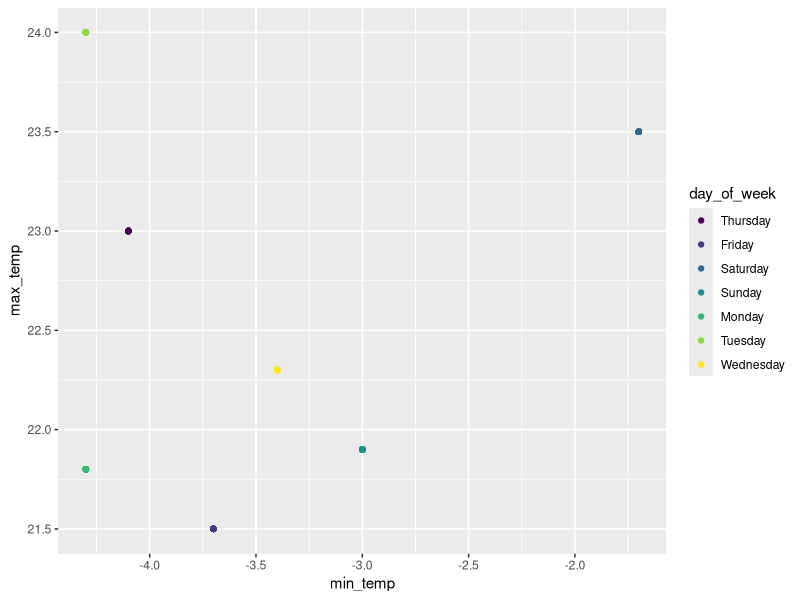
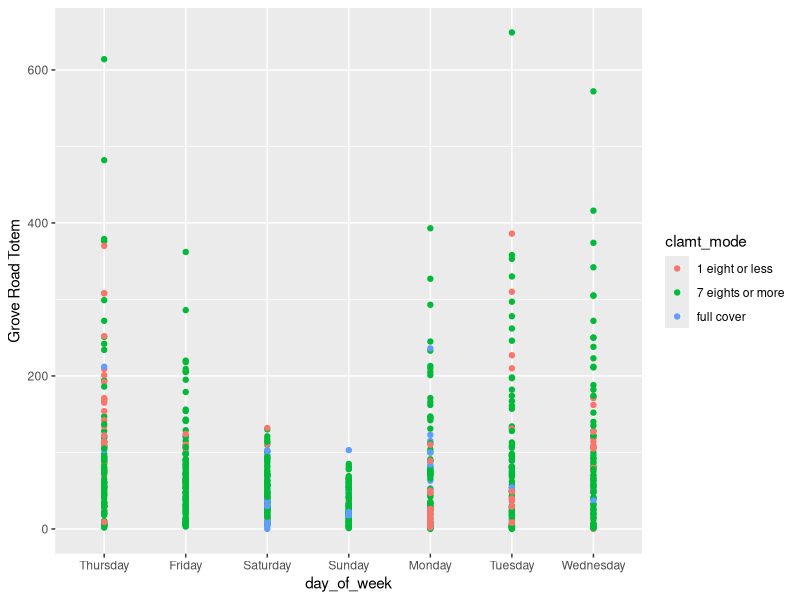
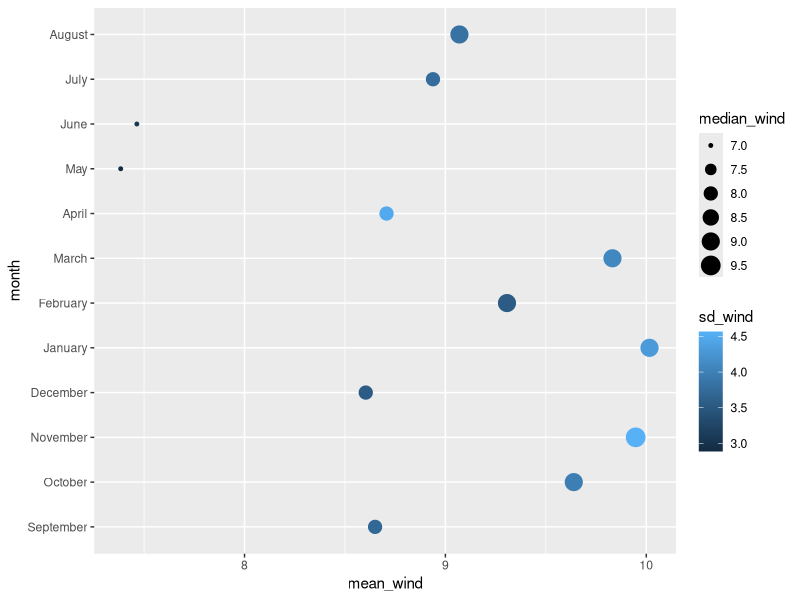

These charts were generated, in order, by the following R code:
## ---- chunk 1
#| code-overflow: wrap
# Load dataset
library(readr)
dublin_bikes <- read_delim("./dublin-bikes-v2.txt", delim = "\t", escape_double = FALSE, col_types = cols(Time = col_character(), `Clontarf - James Larkin Rd` = col_number(), `Clontarf - Pebble Beach Carpark` = col_number(), `Griffith Avenue (Clare Rd Side)` = col_number(), `Griffith Avenue (Lane Side)` = col_number(), `Grove Road Totem` = col_number(), `Richmond Street Cyclists 1` = col_number(), `Richmond Street Cyclists 2` = col_number(), rain = col_number(), temp = col_number(), wdsp = col_number(), clamt = col_number()), trim_ws = TRUE)

# Save as tibble
library(tibble)
db_tib = as_tibble(dublin_bikes)

# Print first 10 rows
head(db_tib, 10)
## ---- chunk 2
# Get dimensions of dublin bikes tibble (8760 rows and 12 columns)
dim(db_tib)
## ---- chunk 3
# Display structure of time column
str(db_tib["Time"])
## ---- chunk 4
# Reformat time variable / column to POSIXct type
tz_chars <- c("T", "Z")
for (ch in tz_chars)
  db_tib["Time"] <- lapply(db_tib["Time"], function(x) gsub(ch, " ", x))
db_tib[['Time']] <- as.POSIXct(db_tib[['Time']], format = "%Y-%m-%d %H:%M:%S")

# Display structure of Dublin bikes tibble
str(db_tib)
## ---- chunk 5
# clamt cloud amount (okta):
# – 0 oktas represents the complete absence of cloud
# – 1 okta represents a cloud amount of 1 eighth or less, but not zero
# – 7 oktas represents a cloud amount of 7 eighths or more, but not full cloud cover
# – 8 oktas represents full cloud cover with no breaks
# – 9 oktas represents sky obscured by fog or other meteorological phenomena

# Convert the variable containing the cloud amount information into an ordered factor
start <- min(db_tib$clamt)
stop <- max(db_tib$clamt)+1
db_tib$clamt <- factor(db_tib$clamt, levels = start:stop, ordered = TRUE)
## ---- chunk 6
# Print the levels and the output of a check to confirm it's ordered. 
print(levels(db_tib$clamt))
print(paste("db_tib$clamt ordered? ", is.ordered(db_tib$clamt)))
## ---- chunk 7
db_tib$Date <- as.Date(db_tib$Time) 
db_tib$Hour <- format(as.POSIXct(db_tib$Time), format = "%H:%M:%S") 
## ---- chunk 8
# Load dplyr 
library(dplyr)

# do count by date 
db_tib %>%
  count(Date)
## ---- chunk 9
# Note: There was an NA value for date with count 1 introduced by v2 file

# Omit rows with NA in any column of data frame
db_tib <- na.omit(db_tib)

# do unique count on Date only column 
# (366 and not 355 because data is inclusive of 31st of August in 2022 and 2023)
length(unique(db_tib$Date))
## ---- chunk 10
# Extract day of week and month columns from Time variable
db_tib$day_of_week <- weekdays(db_tib$Date)
db_tib$month <- months(db_tib$Date)
## ---- chunk 11
# Convert day of week variable to ordered factor
db_tib$day_of_week <- factor(db_tib$day_of_week, levels = unique(weekdays(db_tib$Date)), ordered = TRUE)
print(paste("db_tib$day_of_week ordered? ", is.ordered(db_tib$day_of_week)))
## ---- chunk 12
# Convert month variable to ordered factor
db_tib$month <- factor(db_tib$month, levels = unique(months(db_tib$Date)), ordered = TRUE)
print(paste("db_tib$month? ", is.ordered(db_tib$month)))
## ---- chunk 13
# Check tibble structure and variable types
str(db_tib)
## ---- chunk 14
# Drop Time column 
db_tib <- select(db_tib, -Time)
## ---- chunk 15
# relocate Date, Hour, day_of_week, month to the front of tibble
db_tib <- db_tib %>% 
  relocate(Date, Hour, day_of_week, month)

# Sanity check of tibble head data
head(db_tib)
tail(db_tib)
## ---- chunk 16
# base r aggregate function
df_rain <- aggregate(as.numeric(db_tib$rain), by=list(Category=db_tib$month), FUN=sum)
## ---- chunk 17
# Highest precipitation amount
df_rain[which.max(df_rain$x),]
## ---- chunk 18
# Lowest precipitation amount
df_rain[which.min(df_rain$x),]
## ---- chunk 19
# Via dplyr in one shot
df_rain2 <- db_tib %>%
  group_by(month) %>%
  summarise(rain_sum = sum(as.numeric(rain))) %>%
  arrange(desc(rain_sum)) %>%
  filter(row_number()==1 | row_number()==n())

df_rain2
## ---- chunk 20
# Add maximum and minimum temperature columns
temps_df <- db_tib %>%
  group_by(day_of_week) %>%
  mutate(max_temp = max(temp), min_temp = min(temp))

temps_df
## ---- chunk 21
# Create and display plot
library(ggplot2)
temps_plot <- ggplot(temps_df, aes(x = min_temp, y = max_temp, color = day_of_week))

temps_plot + geom_point()
## ---- chunk 22
# Create weekdays vector
weekdays_v <- c("Monday", "Tuesday", "Wednesday", "Thursday", "Friday")

# calculate rainfall for weekdays
rain_weekdays <- db_tib %>% 
  group_by(day_of_week) %>%
  filter(day_of_week %in% weekdays_v) %>%
  summarise(weekdays_rainfall = sum(rain), weekdays_mean_rainfall = mean(rain))

# Initialize weekends vector
weekends_v <- c("Saturday", "Sunday")

# Calculate rainfall for weekends
rain_weekends <- db_tib %>% 
  group_by(day_of_week) %>%
  filter(day_of_week %in% weekends_v) %>%
  summarise(weekends_rainfall = sum(rain), weekends_mean_rainfall = mean(rain))
## ---- chunk 23
# Weekdays rainfall
sum(rain_weekdays$weekdays_rainfall)
## ---- chunk 24
# Weekends rainfall
sum(rain_weekends$weekends_rainfall)
## ---- chunk 25
# Check rain totals by comparing to original data set rain variable
total_rainfall <- sum(db_tib$rain) 
weekdays_rainfall <- sum(rain_weekdays$weekdays_rainfall) 
weekends_rainfall <- sum(rain_weekends$weekends_rainfall)
round(total_rainfall, 2) == round(weekends_rainfall + weekdays_rainfall, 2)

# Check there has been on average more rain during the weekend (Sat-Sun) with 
# respect to weekdays (Mon-Fri)
mean(rain_weekends$weekends_mean_rainfall) > mean(rain_weekdays$weekdays_mean_rainfall)
## ---- chunk 26
# Map clamt to mode label
db_dec <- db_tib %>%
  filter(month == "December") %>%
  mutate(clamt_mode = case_when(clamt == 0 ~ "absence", 
                        clamt == 1 ~ "1 eight or less", 
                        clamt %in% 2:7 ~ "7 eights or more", 
                        clamt == 8 ~ "full cover", 
                        clamt == 9 ~ "foggy", .default = "NA"))
  
dec_plot <- ggplot(db_dec, aes(y = `Grove Road Totem`, x = day_of_week, color = clamt_mode))
dec_plot + geom_point()
## ---- chunk 27
#| label: Creativity
# Get mean, median and standard deviation of 'mean hourly wind speed (kt)'
db_tib %>%
  summarise(mean_wind = mean(wdsp), median_wind = median(wdsp), sd_wind = sd(wdsp))
## ---- chunk 28
# Extract year variable
db_tib$year <- as.numeric(format(db_tib$Date,'%Y'))

# Get mean, median and standard deviation of 'mean hourly wind speed (kt)' per year and month
db_wind <- db_tib %>%
  group_by(year, month) %>%
  summarise(mean_wind = mean(wdsp), median_wind = median(wdsp), sd_wind = sd(wdsp))

# Sort by standard deviation
db_wind %>% arrange(desc(sd_wind))
## ---- chunk 29
library(ggplot2)

# Creat plot for wind aggregattions
ggplot(db_wind, aes(x = month, y = mean_wind, color = sd_wind, size = median_wind)) +
  geom_point()  +
  coord_flip()
